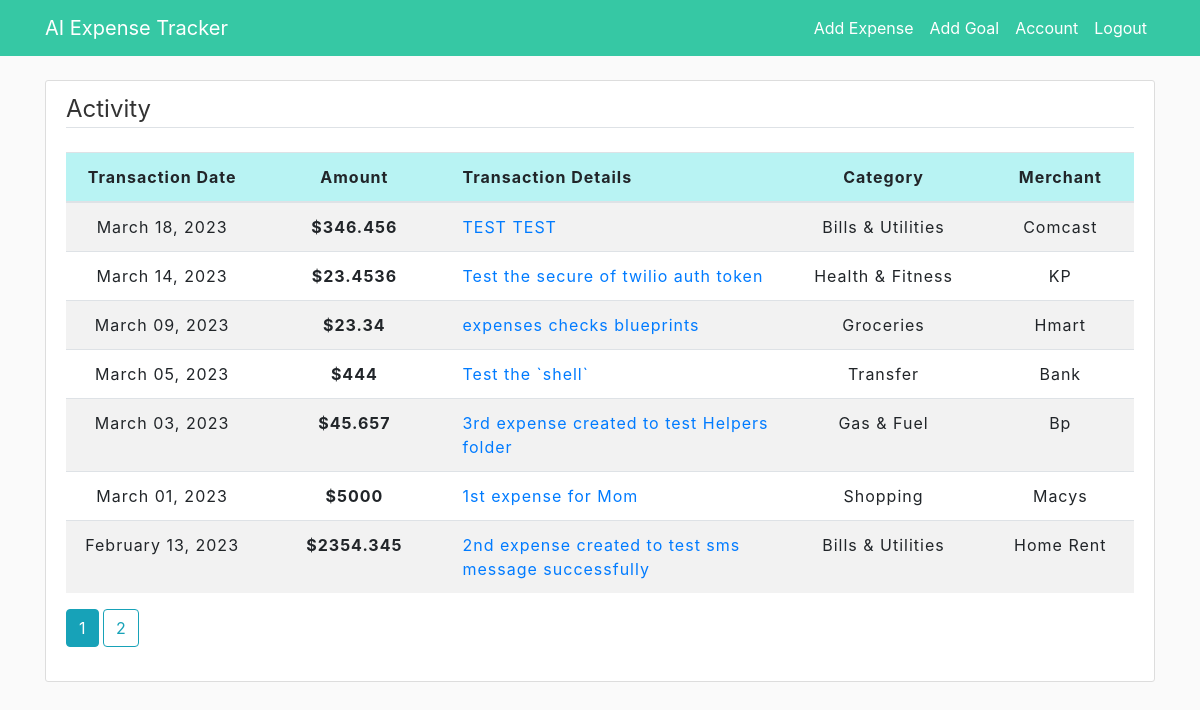
Screenshot of /home (signed in) with the database file from the repository.
### app/models.py (models this page shows, shortened)
class Expense(db.Model):
    id = db.Column(db.Integer, primary_key=True)
    title = db.Column(db.String(100), nullable=False)
    amount = db.Column(db.Numeric(precision=8, asdecimal=False,
                       decimal_return_scale=2), nullable=False)
    date_spend = db.Column(db.DateTime, nullable=False)
    category = db.Column(db.String(20), nullable=False)
    merchant = db.Column(db.String(30), nullable=False)
    user_id = db.Column(db.Integer, db.ForeignKey('user.id'), nullable=False)
    date_posted = db.Column(db.DateTime, nullable=False)

### app/main/routes.py (the view)
@head.route("/home")
@login_required
def home():
    page = request.args.get('page', 1, type=int)
    expenses = Expense.query.order_by(
        Expense.date_spend.desc()).paginate(page=page, per_page=7)
    return render_template('home.html', expenses=expenses)

### app/models.py (called while the page is built)
@login_manager.user_loader
def load_user(user_id):
    return User.query.get(int(user_id))

### app/templates/home.html
{% extends "layout.html" %}
{% block content %}
  <div class="content-section">
      <legend class="border-bottom mb-4">Activity</legend>
      <div>
          <table id="data" class="table table-striped">
              <thead>
                  <tr class="table-header">
                    <th class="text-center">Transaction Date</th>
                    <th class="text-center">Amount</th>
                    <th>Transaction Details</th>
                    <th class="text-center">Category</th>
                    <th class="text-center">Merchant</th>
                  </tr>
                </thead>
                <tbody>
                  {% for expense in expenses.items %}
                    <tr class="table-row">
                      <td class="text-center" style="width: 18%;">{{ expense.date_spend.strftime("%B %d, %Y") }}</td>
                      <th class="text-center" style="width: 18%;">${{ expense.amount }}</th>
                      <td class="text-wrap"><a href="{{ url_for('expenses.expense', expense_id=expense.id) }}">{{ expense.title }}</a></td>
                      <td class="text-center">{{ expense.category }}</td>
                      <td class="text-center">{{ expense.merchant }}</td>
                    </tr>
                  {% endfor %}
                </tbody>
          </table>
      </div>
      {% for page_num in expenses.iter_pages(left_edge=1, right_edge=1, left_current=1, right_current=2) %}
        {% if page_num %}
          {% if expenses.page == page_num %}
            <a class="btn btn-info mb-4" href="{{ url_for('head.home', page=page_num) }}">{{ page_num }}</a>
          {% else %}
            <a class="btn btn-outline-info mb-4" href="{{ url_for('head.home', page=page_num) }}">{{ page_num }}</a>
          {% endif %}
        {% else %}
          ...
        {% endif %}
      {% endfor %}
  </div>
{% endblock content %}

### app/templates/layout.html (shortened to what this page needs)
<!DOCTYPE html>
<html>
    <head>
        <link rel="stylesheet" href="https://cdn.jsdelivr.net/npm/bootstrap@4.3.1/dist/css/bootstrap.min.css">
        <link rel="stylesheet" type="text/css" href="https://cdn.datatables.net/1.13.3/css/dataTables.bootstrap5.min.css">
        <link rel="stylesheet" type="text/css" href="{{ url_for('static', filename='main.css') }}">
    </head>
    <body>
        <header class="site-header">
            <nav class="navbar navbar-expand-md navbar-dark bg-steel fixed-top">
                <div class="container">
                    {% if current_user.is_authenticated %}
                        <a class="navbar-brand mr-4" href="/home">AI Expense Tracker</a>
                    {% else %}
                        <a class="navbar-brand mr-4" href="/">AI Expense Tracker</a>
                    {% endif %}
                    <div class="collapse navbar-collapse" id="navbarToggle">
                        <div class="navbar-nav ml-auto">
                            {% if current_user.is_authenticated %}
                                <a class="nav-item nav-link" href="{{ url_for('expenses.new_expense') }}">Add Expense</a>
                                <a class="nav-item nav-link" href="{{ url_for('budgets.new_goal') }}">Add Goal</a>
                                <a class="nav-item nav-link" href="{{ url_for('users.account') }}">Account</a>
                                <a class="nav-item nav-link" href="{{ url_for('users.logout') }}">Logout</a>
                            {% else %}
                                <a class="nav-item nav-link" href="{{ url_for('users.login') }}">Login</a>
                                <a class="nav-item nav-link" href="{{ url_for('users.register') }}">Register</a>
                            {% endif %}
                        </div>
                    </div>
                </div>
          </nav>
        </header>
        <main role="main" class="container">
            {% block content %}{% endblock %}
        </main>
    </body>
</html>

### app/static/main.css (style rules this page uses)
body { background: #fafafa; color: #333333; margin-top: 5rem; }
.bg-steel { background-color: rgb(54, 200, 164); }
.site-header .navbar-nav .nav-link { color: white; }
.content-section { background: #ffffff; padding: 10px 20px; border: 1px solid #dddddd; border-radius: 3px; margin-top: 50px; margin-bottom: 20px; }
.table { width: 100%; border-spacing: 0; letter-spacing: 1px; }
.table-header { background-color: #b8f3f3; padding: 5px 5px; }
.table-row:nth-child(even) { background-color: #ffffff; }
.text-center { text-align: center; }
.text-wrap { width: 330px; overflow: hidden; text-overflow: ellipsis; white-space: nowrap; }

### rows the page displays
Expense: date_spend "March 18, 2023", amount "346.456", title "TEST TEST", category "Bills & Utilities", merchant "Comcast"
Expense: date_spend "March 14, 2023", amount "23.4536", title "Test the secure of twilio auth token", category "Health & Fitness", merchant "KP"
Expense: date_spend "March 09, 2023", amount "23.34", title "expenses checks blueprints", category "Groceries", merchant "Hmart"
Expense: date_spend "March 05, 2023", amount "444", title "Test the `shell`", category "Transfer", merchant "Bank"
Expense: date_spend "March 03, 2023", amount "45.657", title "3rd expense created to test Helpers folder", category "Gas & Fuel", merchant "Bp"
Expense: date_spend "March 01, 2023", amount "5000", title "1st expense for Mom", category "Shopping", merchant "Macys"
Expense: date_spend "February 13, 2023", amount "2354.345", title "2nd expense created to test sms message successfully", category "Bills & Utilities", merchant "Home Rent"

### other values shown
{{ page_num }} "1"
{{ page_num }} "2"
